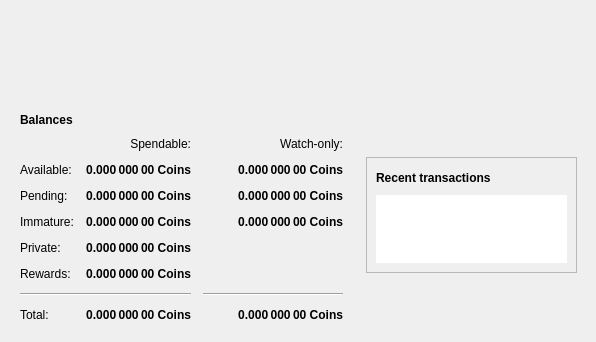
<?xml version="1.0" encoding="UTF-8"?>
<ui version="4.0">
 <class>OverviewPage</class>
 <widget class="QWidget" name="OverviewPage">
  <property name="geometry">
   <rect>
    <x>0</x>
    <y>0</y>
    <width>596</width>
    <height>342</height>
   </rect>
  </property>
  <property name="windowTitle">
   <string>Form</string>
  </property>
  <layout class="QVBoxLayout" name="topLayout">
   <item>
    <widget class="QLabel" name="labelAlerts">
     <property name="visible">
      <bool>false</bool>
     </property>
     <property name="textInteractionFlags">
      <set>Qt::TextSelectableByMouse</set>
     </property>
    </widget>
   </item>
   <item>
    <layout class="QHBoxLayout" name="horizontalLayout" stretch="1,1">
     <item>
      <layout class="QVBoxLayout" name="verticalLayout_2">
       <item alignment="Qt::AlignHCenter|Qt::AlignVCenter">
        <widget class="QFrame" name="frame">
         <property name="frameShape">
          <enum>QFrame::NoFrame</enum>
         </property>
         <property name="frameShadow">
          <enum>QFrame::Plain</enum>
         </property>
         <layout class="QVBoxLayout" name="verticalLayout_4">
          <item>
           <layout class="QHBoxLayout" name="horizontalLayout_4">
            <item>
             <widget class="QLabel" name="label_6">
              <property name="font">
               <font>
                <weight>75</weight>
                <bold>true</bold>
               </font>
              </property>
              <property name="text">
               <string>Balances</string>
              </property>
             </widget>
            </item>
            <item>
             <widget class="QPushButton" name="labelWalletStatus">
              <property name="enabled">
               <bool>true</bool>
              </property>
              <property name="maximumSize">
               <size>
                <width>30</width>
                <height>16777215</height>
               </size>
              </property>
              <property name="toolTip">
               <string>The displayed information may be out of date. Your wallet automatically synchronizes with the Komodo network after a connection is established, but this process has not completed yet.</string>
              </property>
              <property name="text">
               <string/>
              </property>
              <property name="icon">
               <iconset resource="../komodo.qrc">
                <normaloff>:/icons/warning</normaloff>
                <disabledoff>:/icons/warning</disabledoff>:/icons/warning</iconset>
              </property>
              <property name="iconSize">
               <size>
                <width>24</width>
                <height>24</height>
               </size>
              </property>
              <property name="flat">
               <bool>true</bool>
              </property>
             </widget>
            </item>
            <item>
             <spacer name="horizontalSpacer_4">
              <property name="orientation">
               <enum>Qt::Horizontal</enum>
              </property>
              <property name="sizeHint" stdset="0">
               <size>
                <width>40</width>
                <height>20</height>
               </size>
              </property>
             </spacer>
            </item>
           </layout>
          </item>
          <item>
           <layout class="QGridLayout" name="gridLayout" rowstretch="0,0,0,0,0,0,0,0">
            <property name="spacing">
             <number>12</number>
            </property>
            <item row="7" column="0">
             <widget class="QLabel" name="labelTotalText">
              <property name="text">
               <string>Total:</string>
              </property>
             </widget>
            </item>
            <item row="7" column="1">
             <widget class="QLabel" name="labelTotal">
              <property name="font">
               <font>
                <weight>75</weight>
                <bold>true</bold>
               </font>
              </property>
              <property name="cursor">
               <cursorShape>IBeamCursor</cursorShape>
              </property>
              <property name="toolTip">
               <string>Your current total balance</string>
              </property>
              <property name="text">
               <string notr="true">0.000 000 00 Coins</string>
              </property>
              <property name="alignment">
               <set>Qt::AlignRight|Qt::AlignTrailing|Qt::AlignVCenter</set>
              </property>
              <property name="textInteractionFlags">
               <set>Qt::LinksAccessibleByMouse|Qt::TextSelectableByKeyboard|Qt::TextSelectableByMouse</set>
              </property>
             </widget>
            </item>
            <item row="1" column="2">
             <widget class="QLabel" name="labelWatchAvailable">
              <property name="font">
               <font>
                <weight>75</weight>
                <bold>true</bold>
               </font>
              </property>
              <property name="cursor">
               <cursorShape>IBeamCursor</cursorShape>
              </property>
              <property name="toolTip">
               <string>Your current balance in watch-only addresses</string>
              </property>
              <property name="text">
               <string notr="true">0.000 000 00 Coins</string>
              </property>
              <property name="alignment">
               <set>Qt::AlignRight|Qt::AlignTrailing|Qt::AlignVCenter</set>
              </property>
              <property name="textInteractionFlags">
               <set>Qt::LinksAccessibleByMouse|Qt::TextSelectableByKeyboard|Qt::TextSelectableByMouse</set>
              </property>
             </widget>
            </item>
            <item row="2" column="2">
             <widget class="QLabel" name="labelWatchPending">
              <property name="font">
               <font>
                <weight>75</weight>
                <bold>true</bold>
               </font>
              </property>
              <property name="cursor">
               <cursorShape>IBeamCursor</cursorShape>
              </property>
              <property name="toolTip">
               <string>Unconfirmed transactions to watch-only addresses</string>
              </property>
              <property name="text">
               <string notr="true">0.000 000 00 Coins</string>
              </property>
              <property name="alignment">
               <set>Qt::AlignRight|Qt::AlignTrailing|Qt::AlignVCenter</set>
              </property>
              <property name="textInteractionFlags">
               <set>Qt::LinksAccessibleByMouse|Qt::TextSelectableByKeyboard|Qt::TextSelectableByMouse</set>
              </property>
             </widget>
            </item>
            <item row="3" column="2">
             <widget class="QLabel" name="labelWatchImmature">
              <property name="font">
               <font>
                <weight>75</weight>
                <bold>true</bold>
               </font>
              </property>
              <property name="cursor">
               <cursorShape>IBeamCursor</cursorShape>
              </property>
              <property name="toolTip">
               <string>Mined balance in watch-only addresses that has not yet matured</string>
              </property>
              <property name="text">
               <string notr="true">0.000 000 00 Coins</string>
              </property>
              <property name="alignment">
               <set>Qt::AlignRight|Qt::AlignTrailing|Qt::AlignVCenter</set>
              </property>
              <property name="textInteractionFlags">
               <set>Qt::LinksAccessibleByMouse|Qt::TextSelectableByKeyboard|Qt::TextSelectableByMouse</set>
              </property>
             </widget>
            </item>
            <item row="6" column="0" colspan="2">
             <widget class="Line" name="line">
              <property name="orientation">
               <enum>Qt::Horizontal</enum>
              </property>
             </widget>
            </item>
            <item row="2" column="1">
             <widget class="QLabel" name="labelUnconfirmed">
              <property name="font">
               <font>
                <weight>75</weight>
                <bold>true</bold>
               </font>
              </property>
              <property name="cursor">
               <cursorShape>IBeamCursor</cursorShape>
              </property>
              <property name="toolTip">
               <string>Total of transactions that have yet to be confirmed, and do not yet count toward the spendable balance</string>
              </property>
              <property name="text">
               <string notr="true">0.000 000 00 Coins</string>
              </property>
              <property name="alignment">
               <set>Qt::AlignRight|Qt::AlignTrailing|Qt::AlignVCenter</set>
              </property>
              <property name="textInteractionFlags">
               <set>Qt::LinksAccessibleByMouse|Qt::TextSelectableByKeyboard|Qt::TextSelectableByMouse</set>
              </property>
             </widget>
            </item>
            <item row="6" column="2">
             <widget class="Line" name="lineWatchBalance">
              <property name="sizePolicy">
               <sizepolicy hsizetype="Preferred" vsizetype="Fixed">
                <horstretch>0</horstretch>
                <verstretch>0</verstretch>
               </sizepolicy>
              </property>
              <property name="minimumSize">
               <size>
                <width>140</width>
                <height>0</height>
               </size>
              </property>
              <property name="orientation">
               <enum>Qt::Horizontal</enum>
              </property>
             </widget>
            </item>
            <item row="3" column="0">
             <widget class="QLabel" name="labelImmatureText">
              <property name="text">
               <string>Immature:</string>
              </property>
             </widget>
            </item>
            <item row="3" column="1">
             <widget class="QLabel" name="labelImmature">
              <property name="font">
               <font>
                <weight>75</weight>
                <bold>true</bold>
               </font>
              </property>
              <property name="cursor">
               <cursorShape>IBeamCursor</cursorShape>
              </property>
              <property name="toolTip">
               <string>Mined balance that has not yet matured</string>
              </property>
              <property name="text">
               <string notr="true">0.000 000 00 Coins</string>
              </property>
              <property name="alignment">
               <set>Qt::AlignRight|Qt::AlignTrailing|Qt::AlignVCenter</set>
              </property>
              <property name="textInteractionFlags">
               <set>Qt::LinksAccessibleByMouse|Qt::TextSelectableByKeyboard|Qt::TextSelectableByMouse</set>
              </property>
             </widget>
            </item>
            <item row="7" column="2">
             <widget class="QLabel" name="labelWatchTotal">
              <property name="font">
               <font>
                <weight>75</weight>
                <bold>true</bold>
               </font>
              </property>
              <property name="cursor">
               <cursorShape>IBeamCursor</cursorShape>
              </property>
              <property name="toolTip">
               <string>Current total balance in watch-only addresses</string>
              </property>
              <property name="text">
               <string notr="true">0.000 000 00 Coins</string>
              </property>
              <property name="alignment">
               <set>Qt::AlignRight|Qt::AlignTrailing|Qt::AlignVCenter</set>
              </property>
              <property name="textInteractionFlags">
               <set>Qt::LinksAccessibleByMouse|Qt::TextSelectableByKeyboard|Qt::TextSelectableByMouse</set>
              </property>
             </widget>
            </item>
            <item row="0" column="2">
             <widget class="QLabel" name="labelWatchonly">
              <property name="text">
               <string>Watch-only:</string>
              </property>
              <property name="alignment">
               <set>Qt::AlignRight|Qt::AlignTrailing|Qt::AlignVCenter</set>
              </property>
             </widget>
            </item>
            <item row="1" column="0">
             <widget class="QLabel" name="labelBalanceText">
              <property name="text">
               <string>Available:</string>
              </property>
             </widget>
            </item>
            <item row="1" column="1">
             <widget class="QLabel" name="labelBalance">
              <property name="font">
               <font>
                <weight>75</weight>
                <bold>true</bold>
               </font>
              </property>
              <property name="cursor">
               <cursorShape>IBeamCursor</cursorShape>
              </property>
              <property name="toolTip">
               <string>Your current spendable balance</string>
              </property>
              <property name="text">
               <string notr="true">0.000 000 00 Coins</string>
              </property>
              <property name="alignment">
               <set>Qt::AlignRight|Qt::AlignTrailing|Qt::AlignVCenter</set>
              </property>
              <property name="textInteractionFlags">
               <set>Qt::LinksAccessibleByMouse|Qt::TextSelectableByKeyboard|Qt::TextSelectableByMouse</set>
              </property>
             </widget>
            </item>
            <item row="0" column="1">
             <widget class="QLabel" name="labelSpendable">
              <property name="text">
               <string>Spendable:</string>
              </property>
              <property name="alignment">
               <set>Qt::AlignRight|Qt::AlignTrailing|Qt::AlignVCenter</set>
              </property>
             </widget>
            </item>
            <item row="2" column="0">
             <widget class="QLabel" name="labelPendingText">
              <property name="text">
               <string>Pending:</string>
              </property>
              <property name="margin">
               <number>0</number>
              </property>
             </widget>
            </item>
            <item row="4" column="0">
             <widget class="QLabel" name="labelPrivateTotalText">
              <property name="mouseTracking">
               <bool>false</bool>
              </property>
              <property name="text">
               <string>Private:</string>
              </property>
              <property name="textFormat">
               <enum>Qt::AutoText</enum>
              </property>
             </widget>
            </item>
            <item row="4" column="1">
             <widget class="QLabel" name="labelPrivateBalance">
              <property name="font">
               <font>
                <weight>75</weight>
                <bold>true</bold>
               </font>
              </property>
              <property name="cursor">
               <cursorShape>IBeamCursor</cursorShape>
              </property>
              <property name="toolTip">
               <string>Your current private balance</string>
              </property>
              <property name="text">
               <string>0.000 000 00 Coins</string>
              </property>
              <property name="alignment">
               <set>Qt::AlignRight|Qt::AlignTrailing|Qt::AlignVCenter</set>
              </property>
              <property name="textInteractionFlags">
               <set>Qt::LinksAccessibleByMouse|Qt::TextSelectableByKeyboard|Qt::TextSelectableByMouse</set>
              </property>
             </widget>
            </item>
            <item row="2" column="3">
             <spacer name="horizontalSpacer_2">
              <property name="orientation">
               <enum>Qt::Horizontal</enum>
              </property>
              <property name="sizeType">
               <enum>QSizePolicy::Expanding</enum>
              </property>
              <property name="sizeHint" stdset="0">
               <size>
                <width>40</width>
                <height>13</height>
               </size>
              </property>
             </spacer>
            </item>
            <item row="5" column="1">
             <widget class="QLabel" name="labelInterestBalance">
              <property name="font">
               <font>
                <weight>75</weight>
                <bold>true</bold>
               </font>
              </property>
              <property name="cursor">
               <cursorShape>IBeamCursor</cursorShape>
              </property>
              <property name="toolTip">
               <string>Your current rewards (interest)</string>
              </property>
              <property name="text">
               <string>0.000 000 00 Coins</string>
              </property>
              <property name="alignment">
               <set>Qt::AlignRight|Qt::AlignTrailing|Qt::AlignVCenter</set>
              </property>
              <property name="textInteractionFlags">
               <set>Qt::LinksAccessibleByMouse|Qt::TextSelectableByKeyboard|Qt::TextSelectableByMouse</set>
              </property>
             </widget>
            </item>
            <item row="5" column="0">
             <widget class="QLabel" name="labelInterestTotalText">
              <property name="text">
               <string>Rewards:</string>
              </property>
             </widget>
            </item>
           </layout>
          </item>
         </layout>
        </widget>
       </item>
      </layout>
     </item>
     <item>
      <layout class="QVBoxLayout" name="verticalLayout_3">
       <item alignment="Qt::AlignHCenter|Qt::AlignVCenter">
        <widget class="QFrame" name="frame_2">
         <property name="frameShape">
          <enum>QFrame::StyledPanel</enum>
         </property>
         <property name="frameShadow">
          <enum>QFrame::Raised</enum>
         </property>
         <layout class="QVBoxLayout" name="verticalLayout">
          <item>
           <layout class="QHBoxLayout" name="horizontalLayout_2">
            <item>
             <widget class="QLabel" name="label_4">
              <property name="font">
               <font>
                <weight>75</weight>
                <bold>true</bold>
               </font>
              </property>
              <property name="text">
               <string>Recent transactions</string>
              </property>
             </widget>
            </item>
            <item>
             <widget class="QPushButton" name="labelTransactionsStatus">
              <property name="enabled">
               <bool>true</bool>
              </property>
              <property name="maximumSize">
               <size>
                <width>30</width>
                <height>16777215</height>
               </size>
              </property>
              <property name="toolTip">
               <string>The displayed information may be out of date. Your wallet automatically synchronizes with the Komodo network after a connection is established, but this process has not completed yet.</string>
              </property>
              <property name="text">
               <string/>
              </property>
              <property name="icon">
               <iconset resource="../komodo.qrc">
                <normaloff>:/icons/warning</normaloff>
                <disabledoff>:/icons/warning</disabledoff>:/icons/warning</iconset>
              </property>
              <property name="iconSize">
               <size>
                <width>24</width>
                <height>24</height>
               </size>
              </property>
              <property name="flat">
               <bool>true</bool>
              </property>
             </widget>
            </item>
            <item>
             <spacer name="horizontalSpacer">
              <property name="orientation">
               <enum>Qt::Horizontal</enum>
              </property>
              <property name="sizeHint" stdset="0">
               <size>
                <width>40</width>
                <height>20</height>
               </size>
              </property>
             </spacer>
            </item>
           </layout>
          </item>
          <item>
           <widget class="TransactionOverviewWidget" name="listTransactions">
            <property name="frameShape">
             <enum>QFrame::NoFrame</enum>
            </property>
            <property name="verticalScrollBarPolicy">
             <enum>Qt::ScrollBarAlwaysOff</enum>
            </property>
            <property name="horizontalScrollBarPolicy">
             <enum>Qt::ScrollBarAlwaysOff</enum>
            </property>
            <property name="sizeAdjustPolicy">
             <enum>QAbstractScrollArea::AdjustToContents</enum>
            </property>
            <property name="selectionMode">
             <enum>QAbstractItemView::NoSelection</enum>
            </property>
            <property name="uniformItemSizes">
             <bool>true</bool>
            </property>
           </widget>
          </item>
         </layout>
        </widget>
       </item>
      </layout>
     </item>
    </layout>
   </item>
  </layout>
 </widget>
 <customwidgets>
  <customwidget>
   <class>TransactionOverviewWidget</class>
   <extends>QListView</extends>
   <header>qt/transactionoverviewwidget.h</header>
  </customwidget>
 </customwidgets>
 <resources>
  <include location="../komodo.qrc"/>
 </resources>
 <connections/>
</ui>
